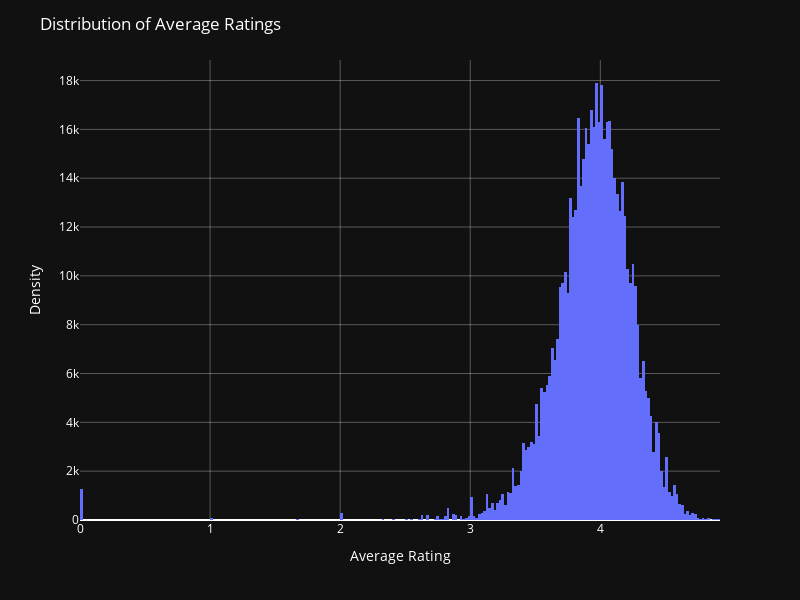

Here is the notebook cell this chart was saved with:
### Code cell
# Create the histogram
fig = px.histogram(rating, histnorm='density')

# Update layout with dark theme and grid lines, and remove the legend
fig.update_layout(
    plot_bgcolor='rgb(17, 17, 17)',  # Dark background color
    paper_bgcolor='rgb(17, 17, 17)',  # Dark background color
    font=dict(color='white'),  # White font color
    title="Distribution of Average Ratings",
    xaxis_title="Average Rating",
    yaxis_title="Density",
    width=800,  # Width of the plot in pixels
    height=600,  # Height of the plot in pixels
    xaxis=dict(
        gridcolor='rgba(255, 255, 255, 0.3)'  # White grid lines with 0.3 alpha on x-axis
    ),
    yaxis=dict(
        gridcolor='rgba(255, 255, 255, 0.3)'  # White grid lines with 0.3 alpha on y-axis
    ),
    showlegend=False  # Remove the legend
)

fig.show()

### Figure 1 — Plotly figure (JSON) as saved in the notebook; plotly's stock layout.template omitted (floating-point values rounded to 4 significant figures; data arrays with more than 128 entries replaced by an {"elided": "..."} marker saying what was removed)
{"data": [{"alignmentgroup": "True", "bingroup": "x", "histnorm": "density", "hovertemplate": "variable=average_rating<br>value=%{x}<br>density=%{y}<extra></extra>", "legendgroup": "average_rating", "marker": {"color": "#636efa", "pattern": {"shape": ""}}, "name": "average_rating", "offsetgroup": "average_rating", "orientation": "v", "showlegend": true, "type": "histogram", "x": {"elided": "11123 float values"}, "xaxis": "x", "yaxis": "y"}], "layout": {"barmode": "relative", "font": {"color": "white"}, "height": 600, "legend": {"title": {"text": "variable"}, "tracegroupgap": 0}, "margin": {"t": 60}, "paper_bgcolor": "rgb(17, 17, 17)", "plot_bgcolor": "rgb(17, 17, 17)", "showlegend": false, "title": {"text": "Distribution of Average Ratings"}, "width": 800, "xaxis": {"anchor": "y", "domain": [0, 1], "gridcolor": "rgba(255, 255, 255, 0.3)", "title": {"text": "Average Rating"}}, "yaxis": {"anchor": "x", "domain": [0, 1], "gridcolor": "rgba(255, 255, 255, 0.3)", "title": {"text": "Density"}}}}
